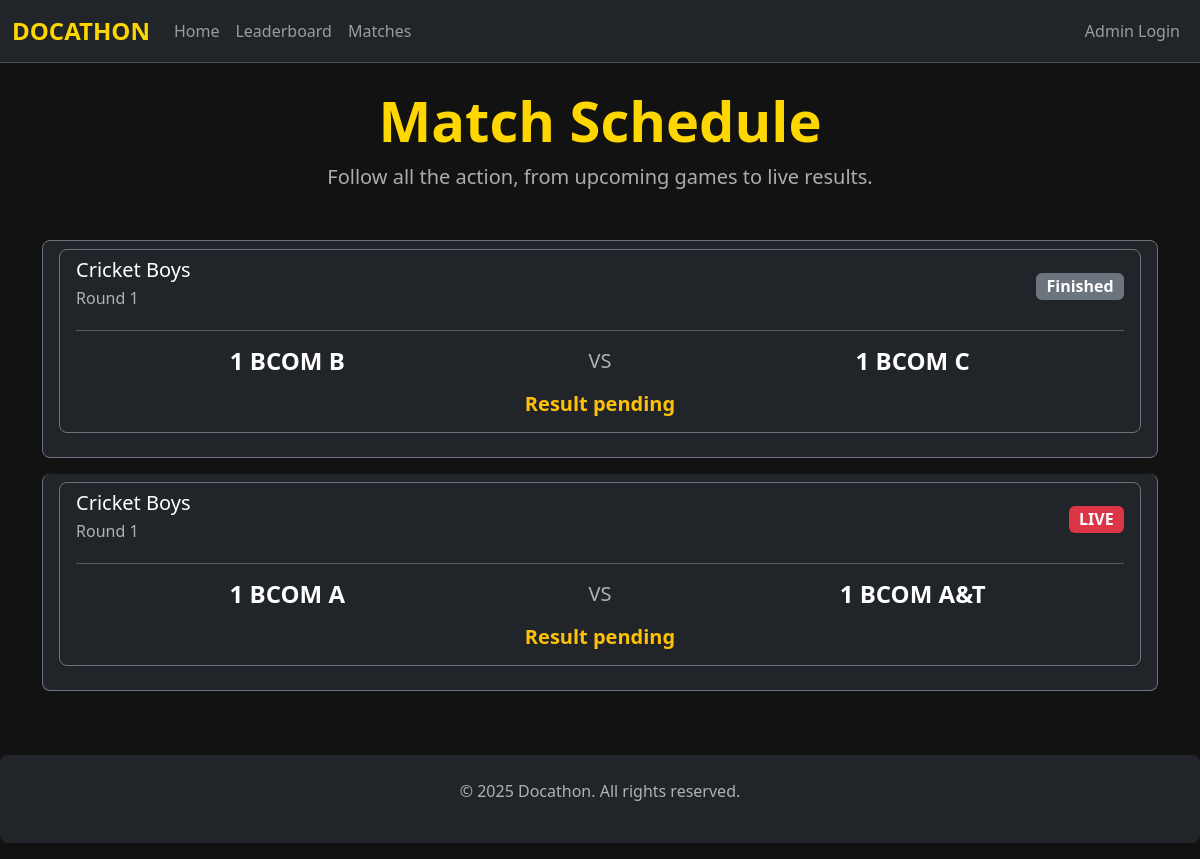
Page /matches on the earlier database version.
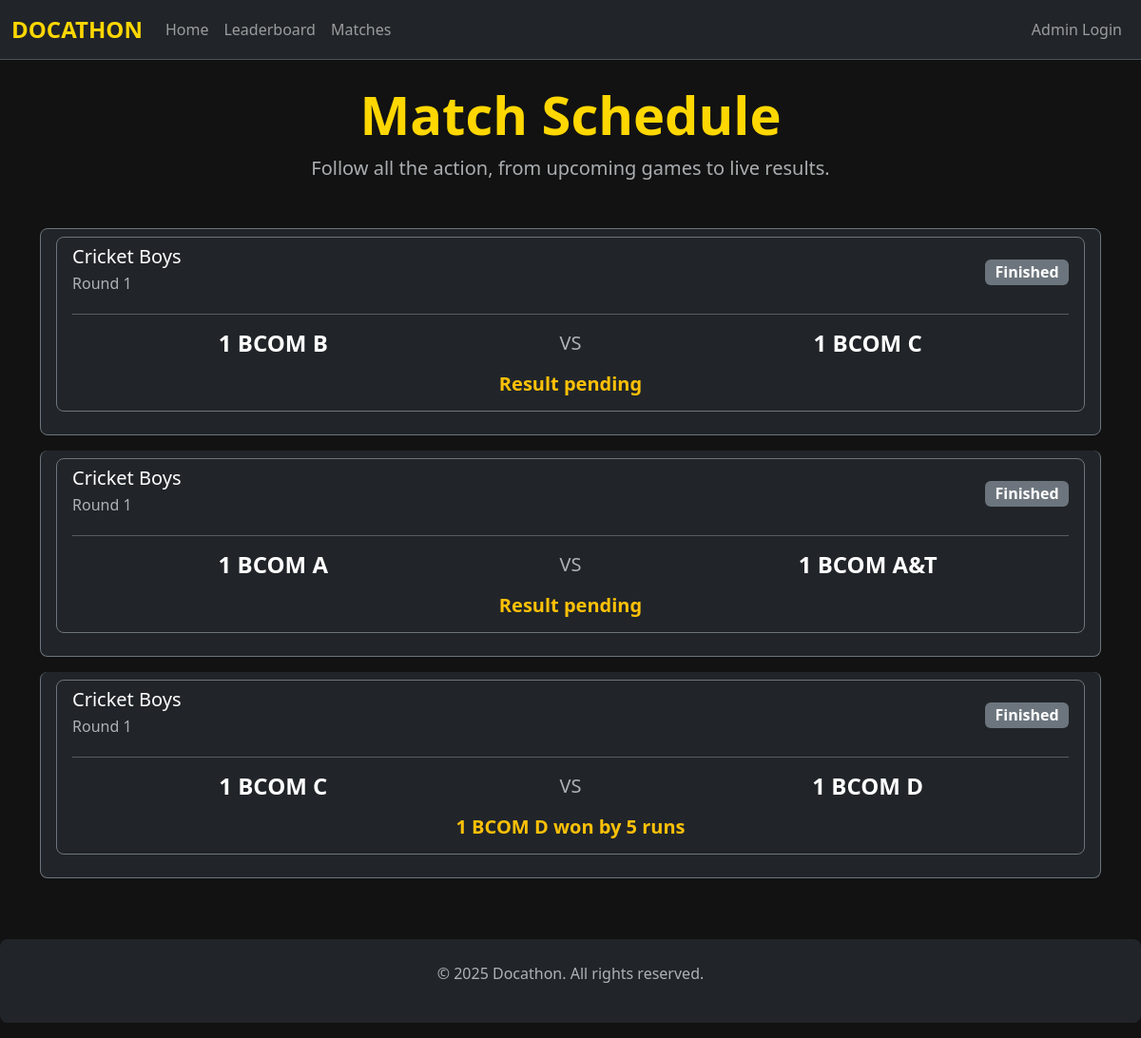
Same page on the later database version.
### tables this page shows
CREATE TABLE matches (
    id INTEGER PRIMARY KEY AUTOINCREMENT,
    sport_id INTEGER NOT NULL,
    class1_id INTEGER NOT NULL,
    class2_id INTEGER NOT NULL,
    -- The ID of the winning class. NULL if match is not completed.
    winner_id INTEGER,
    -- Flexible text field for custom score formats (e.g., "2-1", "150/7", "21-18, 21-19")
    result_details TEXT,
    -- Status of the match
    status TEXT NOT NULL DEFAULT 'UPCOMING' CHECK(status IN ('UPCOMING', 'LIVE', 'COMPLETED')),
    -- Storing datetime as ISO 8601 string ("YYYY-MM-DD HH:MM:SS")
    match_time TEXT NOT NULL,
    notes TEXT, live_match_state TEXT, round_id INTEGER,
    FOREIGN KEY (sport_id) REFERENCES sports (id),
    FOREIGN KEY (class1_id) REFERENCES classes (id),
    FOREIGN KEY (class2_id) REFERENCES classes (id),
    FOREIGN KEY (winner_id) REFERENCES classes (id)
);

CREATE TABLE sports (
    id INTEGER PRIMARY KEY AUTOINCREMENT,
    name TEXT NOT NULL UNIQUE,
    -- 1 for sports with scores (Football), 0 for result-only (Chess)
    has_scores INTEGER NOT NULL CHECK(has_scores IN (0, 1))
);

CREATE TABLE rounds (
                id INTEGER PRIMARY KEY AUTOINCREMENT,
                sport_id INTEGER NOT NULL,
                name TEXT NOT NULL,
                round_type TEXT NOT NULL CHECK(round_type IN ('GROUP', 'KNOCKOUT', 'QUARTER_FINAL', 'SEMI_FINAL', 'FINAL')),
                FOREIGN KEY (sport_id) REFERENCES sports (id)
            );

CREATE TABLE classes (
    id INTEGER PRIMARY KEY AUTOINCREMENT,
    name TEXT NOT NULL UNIQUE
);

### app.py (the view)
@app.route('/matches')
def matches():
    conn = get_db_connection()
    query = """
        SELECT
            m.id,
            m.status,
            m.result_details,
            m.match_time,
            s.name AS sport_name,
            r.name AS round_name,
            c1.name AS class1_name,
            c2.name AS class2_name
        FROM matches m
        JOIN sports s ON m.sport_id = s.id
        JOIN rounds r ON m.round_id = r.id
        JOIN classes c1 ON m.class1_id = c1.id
        JOIN classes c2 ON m.class2_id = c2.id
        ORDER BY m.match_time ASC
    """
    all_matches = conn.execute(query).fetchall()
    conn.close()
    return render_template('public/matches.html', all_matches=all_matches, page_title="Match Schedule")

### utils/db.py (called while the page is built)
def get_db_connection():
    conn = sqlite3.connect(DB_PATH)
    conn.row_factory = sqlite3.Row
    return conn

### templates/public/matches.html
{% extends "base.html" %}
{% block content %}
<div class="text-center mb-5">
    <h1 class="display-4 fw-bold docathon-brand">Match Schedule</h1>
    <p class="lead text-muted">Follow all the action, from upcoming games to live results.</p>
</div>
<div class="list-group">
    {% for match in all_matches %}
    <a href="{{ url_for('match_details', match_id=match.id) }}" class="list-group-item list-group-item-action bg-dark text-white border-secondary mb-3 rounded-3 text-decoration-none">
    <div class="list-group-item list-group-item-action bg-dark text-white border-secondary mb-3 rounded-3">
        <div class="d-flex w-100 justify-content-between align-items-center">
            <div>
                <h5 class="mb-1">{{ match.sport_name }}</h5>
                <p class="mb-1 text-muted">{{ match.round_name }}</p>
            </div>
            {% if match.status == 'LIVE' %}
                <span class="badge text-bg-danger fs-6">LIVE</span>
            {% elif match.status == 'COMPLETED' %}
                <span class="badge text-bg-secondary fs-6">Finished</span>
            {% else %}
                 <span class="badge text-bg-info fs-6">Upcoming</span>
            {% endif %}
        </div>
        <hr>
        <div class="row align-items-center text-center my-3">
            <div class="col-5">
                <span class="h4 fw-semibold">{{ match.class1_name }}</span>
            </div>
            <div class="col-2">
                <span class="h5 text-muted">VS</span>
            </div>
            <div class="col-5">
                <span class="h4 fw-semibold">{{ match.class2_name }}</span>
            </div>
        </div>
        <div class="text-center">
            {% if match.status == 'COMPLETED' or match.status == 'LIVE' %}
                <p class="h5 fw-bold text-warning">{{ match.result_details or 'Result pending' }}</p>
            {% else %}
                <p class="text-info">{{ match.match_time | replace('T', ' at ') }}</p>
            {% endif %}
        </div>
    </div>
    {% else %}
    <p class="text-center">No matches have been scheduled yet.</p>
    {% endfor %}
</div>
{% endblock %}

Differences in the rows shown:
changed matches "1 BCOM A": status "LIVE" → "Finished"
added matches: sport_name "Cricket Boys", round_name "Round 1", status "Finished", class1_name "1 BCOM C", class2_name "1 BCOM D", result_details "1 BCOM D won by 5 runs"
